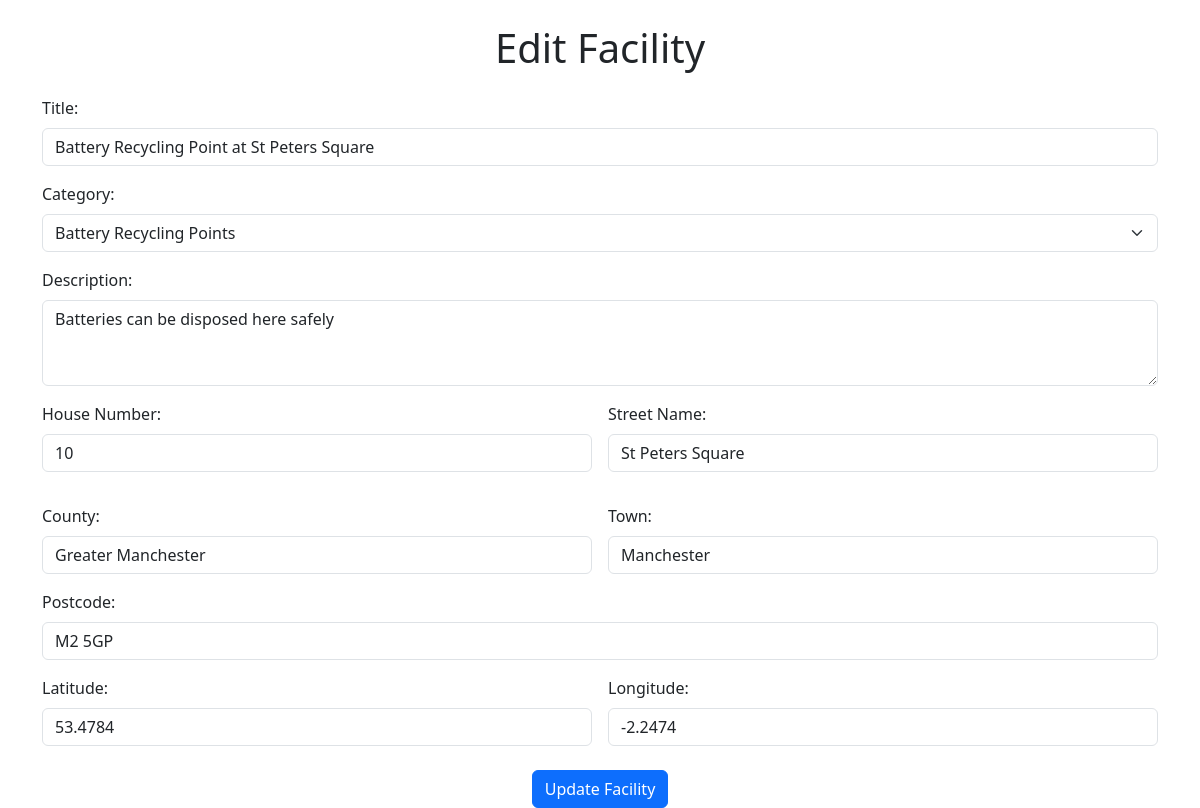
The app's page /index.php?view=edit_facility&id=5 (signed in) with its own data.
### tables this page shows
CREATE TABLE ecoFacilities (
                               id INTEGER PRIMARY KEY AUTOINCREMENT NOT NULL UNIQUE,
                               title VARCHAR(50) NOT NULL,
                               category INTEGER,
                               description VARCHAR(150) NOT NULL,
                               houseNumber VARCHAR(50),
                               streetName VARCHAR(50),
                               county VARCHAR(50),
                               town VARCHAR(50),
                               postcode VARCHAR(7) NOT NULL,
                               lng FLOAT NOT NULL,
                               lat FLOAT NOT NULL,
                               contributor INTEGER,
                               FOREIGN KEY (category) REFERENCES ecoCategories(id),
                               FOREIGN KEY (contributor) REFERENCES ecoUser(id)
);

CREATE TABLE "ecoCategories"
(
	id INTEGER not null
		primary key
		unique,
	name VARCHAR(50) not null
		unique
);

### models/Facility.php (called while the page is built, shortened)
<?php
class Facility {
    private $pdo;
    public function __construct($pdo) {
        $this->pdo = $pdo;
    }
    public function getAllCategories() {
        $stmt = $this->pdo->query("SELECT id, name FROM ecoCategories ORDER BY name ASC");
        return $stmt->fetchAll(PDO::FETCH_ASSOC);
    }
    public function getFacilityById($id) {
        $stmt = $this->pdo->prepare("
        SELECT ecoFacilities.*,
               ecoCategories.name AS category_name,
               ecoUser.username AS contributor_name
        FROM ecoFacilities
        LEFT JOIN ecoCategories ON ecoFacilities.category = ecoCategories.id
        LEFT JOIN ecoUser ON ecoFacilities.contributor = ecoUser.id
        WHERE ecoFacilities.id = :id
    ");
        $stmt->execute([':id' => $id]);
        return $stmt->fetch(PDO::FETCH_ASSOC);
    }
}

### views/manager/edit_facility.php (the view, shortened to what this page needs)
<!DOCTYPE html>
<html>
<head>
    <link href="https://cdn.jsdelivr.net/npm/bootstrap@5.3.3/dist/css/bootstrap.min.css" rel="stylesheet">
</head>
<body>
<div class="container mt-4">
    <h1 class="text-center mb-4">Edit Facility</h1>
    <form method="POST" action="/ecoBuddy/index.php" class="needs-validation" novalidate>
        <div class="mb-3">
            <label for="title" class="form-label">Title:</label>
            <input type="text" class="form-control" id="title" name="title" value="<?php echo htmlspecialchars($facility['title']); ?>" required>
        </div>
        <div class="mb-3">
            <label for="category" class="form-label">Category:</label>
            <select class="form-select" id="category" name="category" required>
                <?php foreach ($categories as $category): ?>
                    <option value="<?php echo htmlspecialchars($category['id']); ?>"
                        <?php echo ($category['id'] == $facility['category']) ? 'selected' : ''; ?>>
                        <?php echo htmlspecialchars($category['name']); ?>
                    </option>
                <?php endforeach; ?>
            </select>
        </div>
        <div class="mb-3">
            <label for="description" class="form-label">Description:</label>
            <textarea class="form-control" id="description" name="description" rows="3"><?php echo htmlspecialchars($facility['description']); ?></textarea>
        </div>
        <div class="row g-3">
            <div class="col-md-6">
                <label for="houseNumber" class="form-label">House Number:</label>
                <input type="text" class="form-control" id="houseNumber" name="houseNumber" value="<?php echo htmlspecialchars($facility['houseNumber']); ?>">
            </div>
            <div class="col-md-6">
                <label for="streetName" class="form-label">Street Name:</label>
                <input type="text" class="form-control" id="streetName" name="streetName" value="<?php echo htmlspecialchars($facility['streetName']); ?>">
            </div>
        </div>
        <div class="row g-3 mt-3">
            <div class="col-md-6">
                <label for="county" class="form-label">County:</label>
                <input type="text" class="form-control" id="county" name="county" value="<?php echo htmlspecialchars($facility['county']); ?>">
            </div>
            <div class="col-md-6">
                <label for="town" class="form-label">Town:</label>
                <input type="text" class="form-control" id="town" name="town" value="<?php echo htmlspecialchars($facility['town']); ?>">
            </div>
        </div>
        <div class="mb-3 mt-3">
            <label for="postcode" class="form-label">Postcode:</label>
            <input type="text" class="form-control" id="postcode" name="postcode" value="<?php echo htmlspecialchars($facility['postcode']); ?>" required>
        </div>
        <div class="row g-3">
            <div class="col-md-6">
                <label for="latitude" class="form-label">Latitude:</label>
                <input type="number" step="any" class="form-control" id="latitude" name="latitude" value="<?php echo htmlspecialchars($facility['lat']); ?>" required>
            </div>
            <div class="col-md-6">
                <label for="longitude" class="form-label">Longitude:</label>
                <input type="number" step="any" class="form-control" id="longitude" name="longitude" value="<?php echo htmlspecialchars($facility['lng']); ?>" required>
            </div>
        </div>
        <div class="text-center mt-4">
            <button type="submit" class="btn btn-primary">Update Facility</button>
        </div>
    </form>
</div>
</body>
</html>

### records on screen
ecofacilities: title "Battery Recycling Point at St Peters Square", category "Battery Recycling Points", description "Batteries can be disposed here safely", houseNumber "10", streetName "St Peters Square", county "Greater Manchester", town "Manchester", postcode "M2 5GP", latitude "53.4784", longitude "-2.2474"
